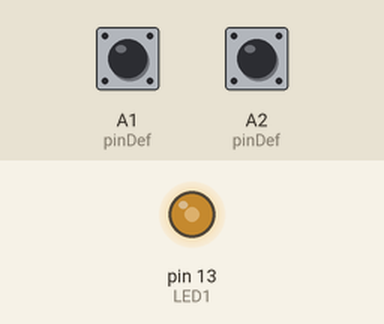
Recording of a sketch running on a simulated Arduino Uno, built with avr-gcc and run on an emulated ATmega328P. On the bench: output pins drawn as LEDs (lit = HIGH). The inputs (shaded band) are chosen by the test bench; at power-on: A1 (pinDef) HIGH, A2 (pinDef) HIGH. What the sketch prints to the serial monitor is not drawn.

Above: at 0.1 s.
Timing chart, 0 to 1.6 s (numbered marks = the images above):
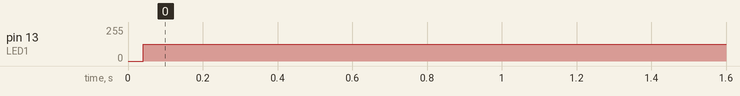

Measured:
- by itself, pin 13 (LED1): 0/255 → 127/255 at 0.04 s

The sketch:

ex1.ino
```cpp
#include "event_driven.h"
#include "app.h"
#include "pindefs.h"

int state = 1;
unsigned long old;
unsigned long now1,now2 =0;
int tempo =1000;

void appinit() {
  button_listen(KEY1);
  button_listen(KEY2);
  pinMode(LED1,OUTPUT);
  digitalWrite(LED1, HIGH);
}


void button_changed (int pin, int v) {
  if(pin==KEY1){
    tempo-=10;
  }
  if(pin==KEY2){
    tempo+=10;
  }
}


void timer_expired () {
  state = !state;
  digitalWrite(LED1,state);
}


//void setup () {
//  Serial.begin(9600);
//  pinMode(LED1, OUTPUT); // Enable pin 13 for digital output
//  digitalWrite(LED1, HIGH);
//  pinMode(KEY1, INPUT_PULLUP);
//  pinMode(KEY2, INPUT_PULLUP);
//  pinMode(KEY3, INPUT_PULLUP);
//}
//
//void loop () {
//  unsigned long now = millis();
//  if (now >= old + tempo) {
//    old = now;
//    state = !state;
//    digitalWrite(LED1, state);
//  }
////  digitalWrite(LED_PIN, LOW);
////  delay(1000);
////  digitalWrite(LED_PIN, HIGH);
////  delay(1000);
//  int but1 = digitalRead(KEY1);
//  int but2 = digitalRead(KEY2);
//
//  if (!but1) {
//    now1= millis();
//    tempo -= 10;
//    Serial.println(tempo);
//  }
//  else if (!but2) {
//    now2 = millis();
//    tempo += 10;
//    Serial.println(tempo);
//  }
//   unsigned long dif ;
//   if(now1>now2){
//    dif = now1-now2;
//   }
//   else{
//    dif = now2-now1;
//   }
//
//
//  if(dif<=500 && now1>0 && now2>0){
//    digitalWrite(LED1, HIGH);
//    while(1);
//  }
//
//}
```

app.h
```cpp
void appinit(void);
void button_changed(int pin, int v);
void timer_expired(void);
```

event_driven.h
```cpp
void button_listen(int pin);
void time_set(int ms);
```

event_driven.ino
```cpp
#include "event_driven.h"
#include "app.h"
#include "pindefs.h"

int pinStates[3] = {-1, -1, -1};
int pinDef[3] = {KEY1, KEY2, KEY3};
unsigned long timerStart;
unsigned long timerDuration;
unsigned long timeNow;

int getPin(int pin) {
  switch (pin) {
    case KEY1:
      return 0;
    case KEY2:
      return 1;
    case KEY3:
      return 2;
  }
}

void button_listen(int pin) {
  Serial.println(" button listen");
  pinMode(pin, INPUT_PULLUP);
  pinStates[getPin(pin)]=digitalRead(pin);
}

void timer_set(int ms) {
  timerStart = millis();
  timerDuration = (long)(unsigned)ms;
}


void setup() {
  Serial.begin(9600);
  appinit();
}


void loop() {
  for(int i =0;i<3;i++){
    int prevState = pinStates[i];
    if(prevState!=-1){
      int pin = pinDef[i];
      int currentState = digitalRead(pin);
      if (prevState != currentState){
        pinStates[i] = currentState;
        button_changed(pin, currentState);
      }
    }
  }

  timeNow=millis();
  if(timeNow-timerStart>= timerDuration){
    timer_expired();
  }
}
```

hello_world.ino
```cpp
#include "event_driven.h"
#include "app.h"
#include "pindefs.h"


//void appinit() {
//  button_listen(KEY1);
//  pinMode(LED1,OUTPUT);
//  digitalWrite(LED1, HIGH);
//}
//
//
//void button_changed (int pin, int v) {
//  digitalWrite(LED1, v);
//}
//
//
//void timer_expired () {
//}
```

pindefs.h
```cpp
#define LED1       13
#define LED2       12
#define LED3       11
#define LED4       10
#define BUZZ        3
#define KEY1       A1
#define KEY2       A2
#define KEY3       A3
#define POT        A0
```
